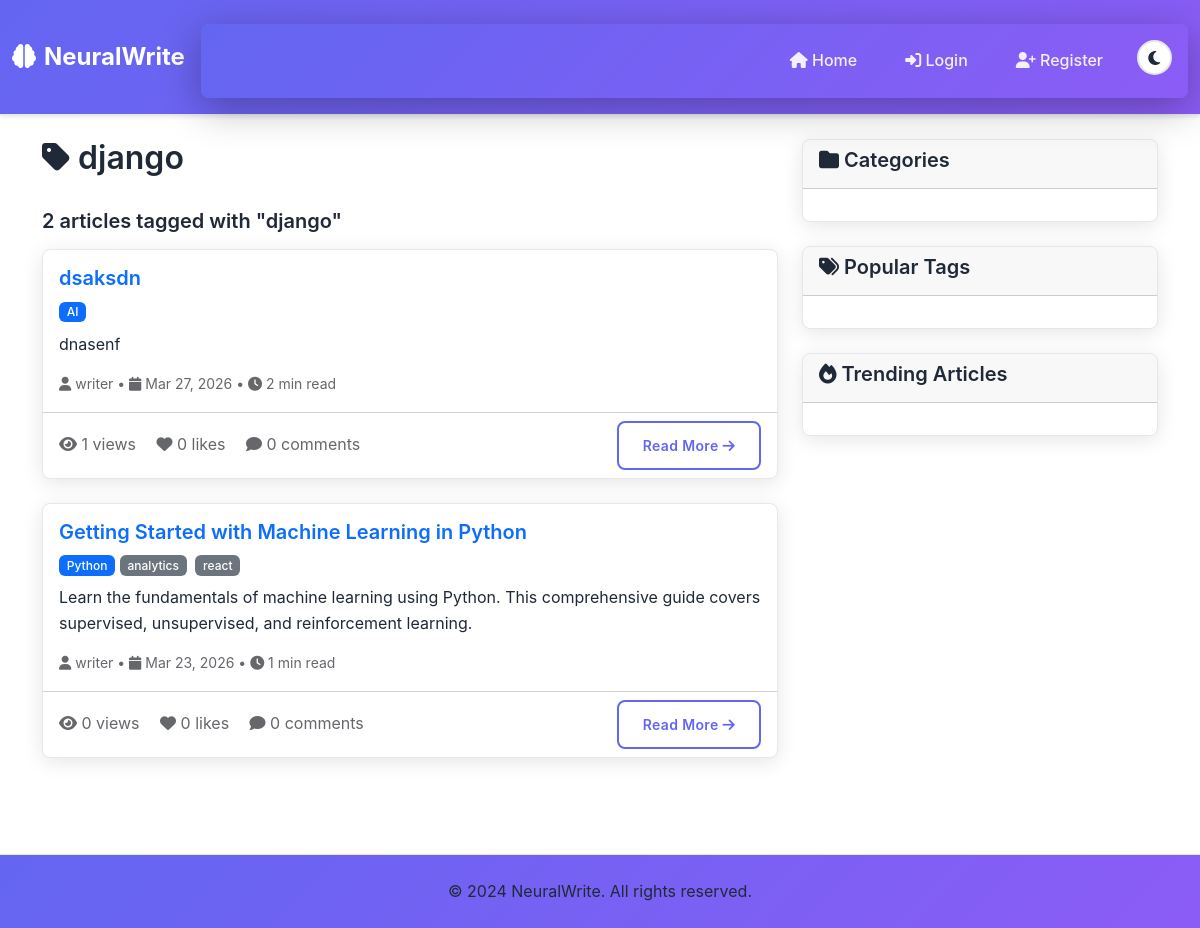
The page /tag/django/ on the database its author committed.
### articles/models.py (models this page shows, shortened)
class Tag(models.Model):
    name = models.CharField(max_length=50, unique=True)
    slug = models.SlugField(max_length=50, unique=True, blank=True)
    created_at = models.DateTimeField(auto_now_add=True)
    class Meta:
        ordering = ['name']

class Article(models.Model):
    STATUS_CHOICES = [
        ('draft', 'Draft'),
        ('published', 'Published'),
        ('archived', 'Archived'),
    ]
    title = models.CharField(max_length=200)
    slug = models.SlugField(max_length=200, unique=True, blank=True)
    author = models.ForeignKey(User, on_delete=models.CASCADE, related_name='articles')
    category = models.ForeignKey(Category, on_delete=models.CASCADE, related_name='articles')
    tags = models.ManyToManyField(Tag, blank=True)
    content = models.TextField()
    excerpt = models.TextField(max_length=300, blank=True)
    featured_image = models.ImageField(upload_to='articles/', blank=True)
    status = models.CharField(max_length=10, choices=STATUS_CHOICES, default='draft')
    views_count = models.PositiveIntegerField(default=0)
    likes_count = models.PositiveIntegerField(default=0)
    comments_count = models.PositiveIntegerField(default=0)
    reading_time = models.PositiveIntegerField(default=0)  # Estimated reading time in minutes
    is_featured = models.BooleanField(default=False)
    is_trending = models.BooleanField(default=False)
    created_at = models.DateTimeField(auto_now_add=True)
    updated_at = models.DateTimeField(auto_now=True)
    published_at = models.DateTimeField(null=True, blank=True)
    class Meta:
        ordering = ['-created_at']

class Category(models.Model):
    name = models.CharField(max_length=100, unique=True)
    slug = models.SlugField(max_length=100, unique=True, blank=True)
    description = models.TextField(blank=True)
    color = models.CharField(max_length=7, default='#007bff')  # Hex color
    created_at = models.DateTimeField(auto_now_add=True)
    class Meta:
        verbose_name_plural = "Categories"
        ordering = ['name']

### accounts/models.py (models this page shows, shortened)
class User(AbstractUser):
    ROLE_CHOICES = [
        ('reader', 'Reader'),
        ('writer', 'Writer'),
        ('admin', 'Admin'),
    ]
    role = models.CharField(max_length=10, choices=ROLE_CHOICES, default='reader')
    bio = models.TextField(blank=True)
    profile_picture = models.ImageField(upload_to='profiles/', blank=True)
    website = models.URLField(blank=True)
    twitter = models.CharField(max_length=50, blank=True)
    linkedin = models.CharField(max_length=50, blank=True)
    created_at = models.DateTimeField(auto_now_add=True)
    updated_at = models.DateTimeField(auto_now=True)

### articles/views.py (the view)
# urls.py: path('tag/<slug:slug>/', views.TagDetailView.as_view(), name='tag-detail'),
class TagDetailView(DetailView):
    model = Tag
    template_name = 'articles/tag_detail.html'
    slug_url_kwarg = 'slug'
    def get_context_data(self, **kwargs):
        context = super().get_context_data(**kwargs)
        tag = self.get_object()
        context['articles'] = Article.objects.filter(
            tags=tag,
            status='published'
        ).select_related('author', 'category').prefetch_related('tags')
        return context

### templates/articles/tag_detail.html (shortened to what this page needs)
{% extends 'base.html' %}
{% block content %}
<div class="row">
    <div class="col-lg-8">
        <div class="d-flex justify-content-between align-items-center mb-4">
            <h2><i class="fas fa-tag"></i> {{ tag.name }}</h2>
        </div>
        <div class="mb-3">
            <h5>{{ articles|length }} articles tagged with "{{ tag.name }}"</h5>
        </div>
        {% for article in articles %}
            <div class="card mb-4">
                <div class="card-body">
                    <div class="d-flex justify-content-between align-items-start">
                        <div class="flex-grow-1">
                            <h5 class="card-title">
                                <a href="{% url 'article-detail' article.slug %}" class="text-decoration-none">
                                    {{ article.title }}
                                </a>
                            </h5>
                            <div class="mb-2">
                                <span class="badge bg-primary">{{ article.category.name }}</span>
                                {% for article_tag in article.tags.all %}
                                    {% if article_tag != tag %}
                                        <a href="{% url 'tag-detail' article_tag.slug %}" class="badge bg-secondary text-decoration-none me-1">
                                            {{ article_tag.name }}
                                        </a>
                                    {% endif %}
                                {% endfor %}
                            </div>
                            <p class="card-text">{{ article.excerpt|truncatewords:30 }}</p>
                            <div class="d-flex justify-content-between align-items-center">
                                <small class="text-muted">
                                    <i class="fas fa-user"></i> {{ article.author.username }} •
                                    <i class="fas fa-calendar"></i> {{ article.created_at|date:"M d, Y" }} •
                                    <i class="fas fa-clock"></i> {{ article.reading_time }} min read
                                </small>
                            </div>
                        </div>
                    </div>
                </div>
                <div class="card-footer bg-transparent">
                    <div class="d-flex justify-content-between align-items-center">
                        <div>
                            <span class="text-muted">
                                <i class="fas fa-eye"></i> {{ article.views_count }} views
                            </span>
                            <span class="text-muted ms-3">
                                <i class="fas fa-heart"></i> {{ article.likes_count }} likes
                            </span>
                            <span class="text-muted ms-3">
                                <i class="fas fa-comment"></i> {{ article.comments_count }} comments
                            </span>
                        </div>
                        <a href="{% url 'article-detail' article.slug %}" class="btn btn-outline-primary btn-sm">
                            Read More <i class="fas fa-arrow-right"></i>
                        </a>
                    </div>
                </div>
            </div>
        {% endfor %}
    </div>
    <div class="col-lg-4">
        <div class="card mb-4">
            <div class="card-header">
                <h5><i class="fas fa-folder"></i> Categories</h5>
            </div>
            <div class="card-body">
            </div>
        </div>
        <div class="card mb-4">
            <div class="card-header">
                <h5><i class="fas fa-tags"></i> Popular Tags</h5>
            </div>
            <div class="card-body">
            </div>
        </div>
        <div class="card">
            <div class="card-header">
                <h5><i class="fas fa-fire"></i> Trending Articles</h5>
            </div>
            <div class="card-body">
            </div>
        </div>
    </div>
</div>
{% endblock %}

### templates/base.html (style rules this page uses)
:root { --primary-color: #6366f1; --secondary-color: #8b5cf6; --accent-color: #ec4899; --success-color: #10b981; --bg-light: #ffffff; --text-light: #1f2937; --card-light: #ffffff; --border-light: #e5e7eb; --shadow-light: rgba(0, 0, 0, 0.1); --bg-dark: #0f172a; --text-dark: #f1f5f9; --card-dark: #1e293b; --border-dark: #334155; --accent-dark: #334155; --shadow-dark: rgba(0, 0, 0, 0.3); }
* { margin: 0; padding: 0; box-sizing: border-box; }
html, body { background-color: var(--bg-light); color: var(--text-light); transition: all 0.3s ease; min-height: 100vh; font-family: -apple-system, BlinkMacSystemFont, 'Segoe UI', Roboto, 'Inter', sans-serif; font-weight: 400; line-height: 1.6; scroll-behavior: smooth; }
h2 { font-size: clamp(1.25rem, 3vw, 2rem); font-weight: 600; }
p { font-size: clamp(0.9rem, 1.5vw, 1rem); }
.card { border: none; border-radius: 1rem; box-shadow: 0 4px 20px var(--shadow-light); transition: all 0.3s ease; overflow: hidden; background: var(--card-light); }
.btn { border-radius: 0.5rem; font-weight: 600; padding: 0.75rem 1.5rem; transition: all 0.3s ease; border: none; text-transform: none; letter-spacing: 0.025em; }
.btn-outline-primary { border: 2px solid var(--primary-color); color: var(--primary-color); background: transparent; }
* { transition: background-color 0.2s ease, color 0.2s ease, border-color 0.2s ease; }
.card { background-color: var(--card-light); border: 1px solid var(--border-light); transition: all 0.3s ease; border-radius: 8px; }
h1, h2, h3, h4, h5, h6 { color: var(--text-light); font-weight: 600; }
p, span, div { color: inherit; }
.text-muted { color: #65676b !important; }
.card-title { color: var(--text-light); }
.card-text { color: var(--text-light); }
.badge { font-weight: 500; }

### rows shown on the page
Tag: name "django"
Article: title "dsaksdn", category.name "AI", excerpt "dnasenf", author.username "writer", created_at "Mar 27, 2026", reading_time "2", views_count "1", likes_count "0", comments_count "0"
Article: title "Getting Started with Machine Learning in Python", category.name "Python", excerpt "Learn the fundamentals of machine learning using Python. This comprehensive guide covers supervised, unsupervised, and reinforcement learning.", author.username "writer", created_at "Mar 23, 2026", reading_time "1", views_count "0", likes_count "0", comments_count "0"
Tag: name "analytics"
Tag: name "react"

### other values the page prints
{{ articles|length }} "2"
